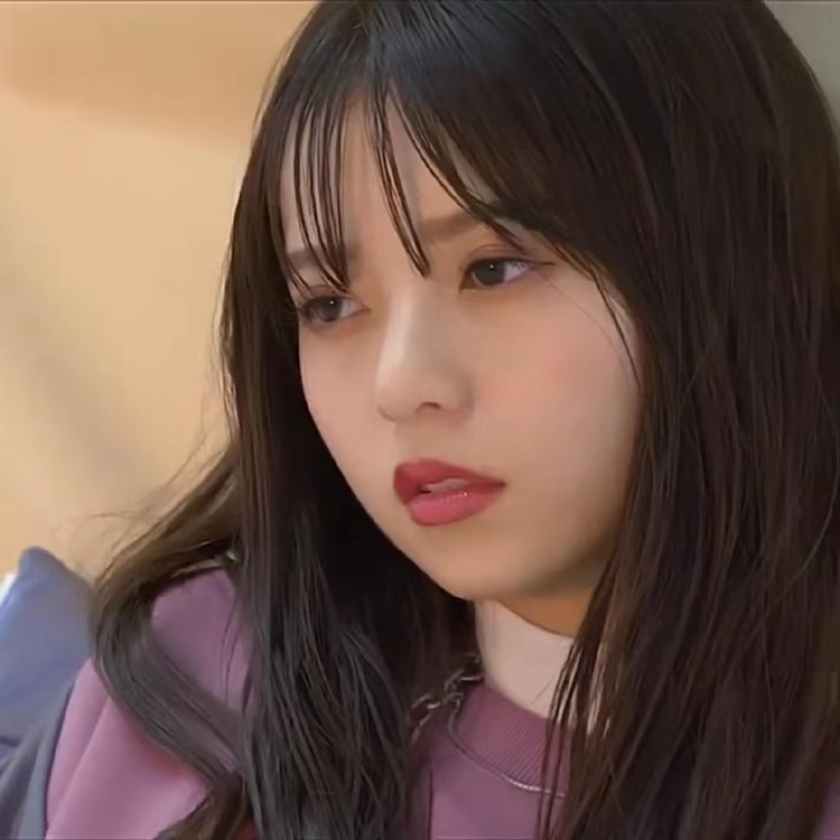
#> input picture Asuka1.jpg, 840 x 840 px, shrunk from 1080 x 1080 before the run, found by its file name
$ python cut.py
#> lines starting #> are read from the running program, lines starting #| are printed output that depends on the picture
from PIL import Image
import sys

#先将 input image 填充为正方形
def fill_image(image):
    width, height = image.size
    #选取长和宽中较大值作为新图片的
    new_image_length = width if width > height else height
    #生成新图片[白底]
    new_image = Image.new(image.mode, (new_image_length, new_image_length), color='white')   #注意这个函数！
    #将之前的图粘贴在新图上，居中
    if width > height:#原图宽大于高，则填充图片的竖直维度  #(x,y)二元组表示粘贴上图相对下图的起始位置,是个坐标点。
        new_image.paste(image, (0, int((new_image_length - height) / 2)))
    else:
        new_image.paste(image, (int((new_image_length - width) / 2),0))
    return new_image

def cut_image(image):
    width, height = image.size
    item_width = int(width / 3)
    print(item_width)
    box_list = []
    # (left, upper, right, lower)
    for i in range(0,3):
        for j in range(0,3):
            box = (j*item_width,i*item_width,(j+1)*item_width,(i+1)*item_width)
            box_list.append(box)
    image_list = [image.crop(box) for box in box_list]
    return image_list

#保存
def save_images(image_list):
    index = 1
    for image in image_list:
        image.save(str(index) + '.png', 'PNG')
        index += 1

if __name__ == '__main__':
    file_path = "D:/python_Program/game/pygame development practice/mygame/Asuka1.jpg"  #图片保存的地址
    image = Image.open(file_path)
#> image is the input picture: PIL image 840x840 RGB; mean R, G, B 108.2, 83.5, 73.5
    #image.show()
    image_new = fill_image(image)
#> in fill_image, `new_image = Image.new(image.mode, (new_image_length, new_image_length)..`: new_image: PIL image 840x840 RGB; every value is 255
    image_list = cut_image(image_new)
#| 280
#> in cut_image, `image_list = [image.crop(box) for box in box_list]`: image_list = 9 items
#> image_list = 9 items
    save_images(image_list)
#> the loop in save_images, `for image in image_list:` made 9 passes
#> pass 1, in save_images, `image.save(str(index) + '.png', 'PNG')`:
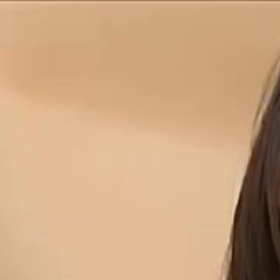
#> saved as 1.png: PIL image 280x280 RGB; mean R, G, B 204.1, 167, 129.3
#> pass 2, in save_images, `image.save(str(index) + '.png', 'PNG')`:
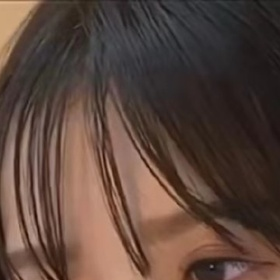
#> saved as 2.png: PIL image 280x280 RGB; mean R, G, B 90.8, 69.8, 60.7
#> after the loop in save_images, `for image in image_list:`: index = 10
